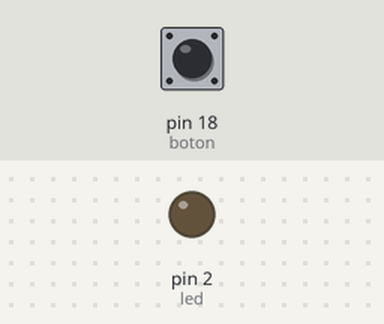
This program was run on a simulated MicroPython board. On the bench: output pins drawn as LEDs (lit = HIGH). The inputs (shaded band) are chosen by the test bench; at power-on: pin 18 (boton) HIGH.

Above: at 1.2 s.
1.3 s: pin 18 (boton) pulled LOW for 0.15 s
At 2.0 s:
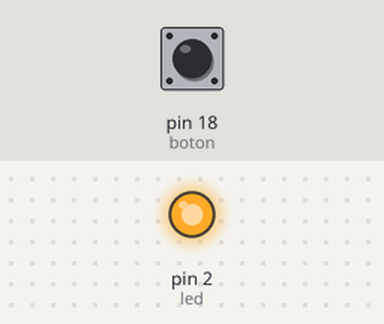
2.9 s: pin 18 (boton) pulled LOW for 1 s
At 3.2 s:
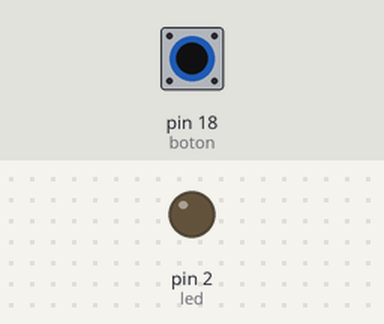
5.4 s: pin 18 (boton) pulled LOW for 3.2 s
At 6.3 s:
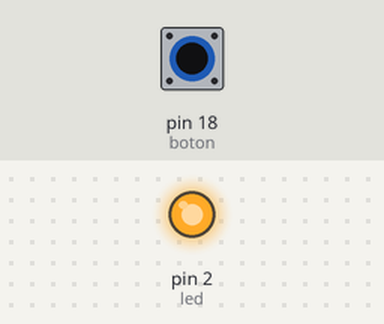
Timing chart, 0 to 8.4 s (numbered marks = the images above; inputs shaded):
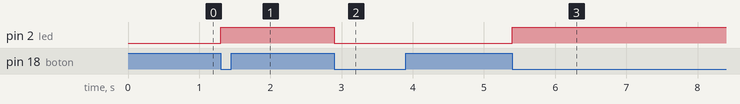

The program:

interrupcion_externa.py
```python
import machine, time
from machine import Pin

#Pin de salida
led = Pin(2, Pin.OUT)

#Pines de entrada con PULL_UP
boton = Pin(18, Pin.IN, Pin.PULL_UP)

#Funcion de interrupcion
def interrupcion(pin):
    led(not led()) #Toggle
    time.sleep_ms(100) #Delay 100ms

#Declaracion de la interrupcion
#Handler especifica la funcion a ejecutar
#Trigger especifica el modo de activacion
boton.irq(handler=interrupcion, trigger=Pin.IRQ_FALLING)

#Main
while True:
    pass
```

Measured:
- after the input at 1.3 s, pin 2 (led): LOW → HIGH at once
- after the input at 2.9 s, pin 2 (led): HIGH → LOW at once
- after the input at 5.4 s, pin 2 (led): LOW → HIGH at once
